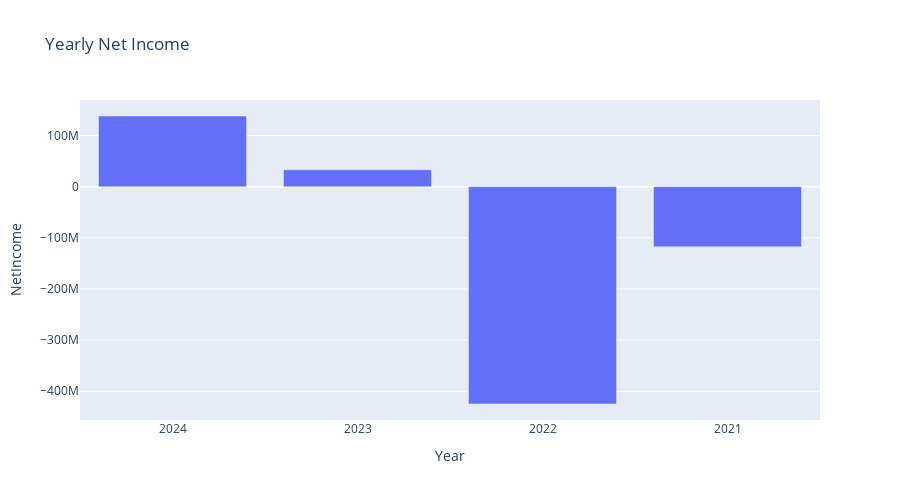

Notebook source saved alongside this figure:
### Code cell
wix_income_y_plot = px.bar(wix_income_y, x=wix_income_y.index, y='NetIncome', title='Yearly Net Income', height=500)
wix_income_y_plot.update_layout(xaxis_title='Year')
wix_income_y_plot.show()

### Figure 1 — Plotly figure (JSON) as saved in the notebook; plotly's stock layout.template omitted (floating-point values rounded to 4 significant figures)
{"data": [{"hovertemplate": "index=%{x}<br>NetIncome=%{y}<extra></extra>", "legendgroup": "", "marker": {"color": "#636efa", "pattern": {"shape": ""}}, "name": "", "orientation": "v", "showlegend": false, "textposition": "auto", "type": "bar", "x": ["2024", "2023", "2022", "2021"], "xaxis": "x", "y": [138300000.0, 33140000.0, -424900000.0, -117200000.0], "yaxis": "y"}], "layout": {"barmode": "relative", "height": 500, "legend": {"tracegroupgap": 0}, "title": {"text": "Yearly Net Income"}, "xaxis": {"anchor": "y", "domain": [0, 1], "title": {"text": "Year"}}, "yaxis": {"anchor": "x", "domain": [0, 1], "title": {"text": "NetIncome"}}}}
